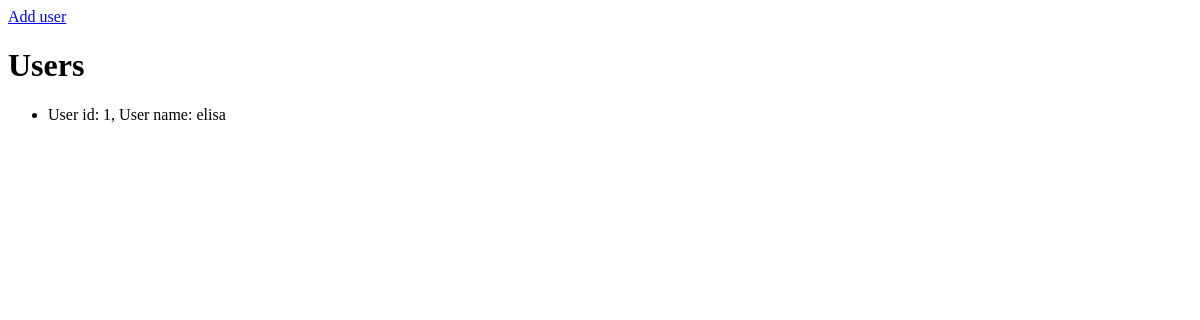
/users, run on an earlier commit of the app's database.
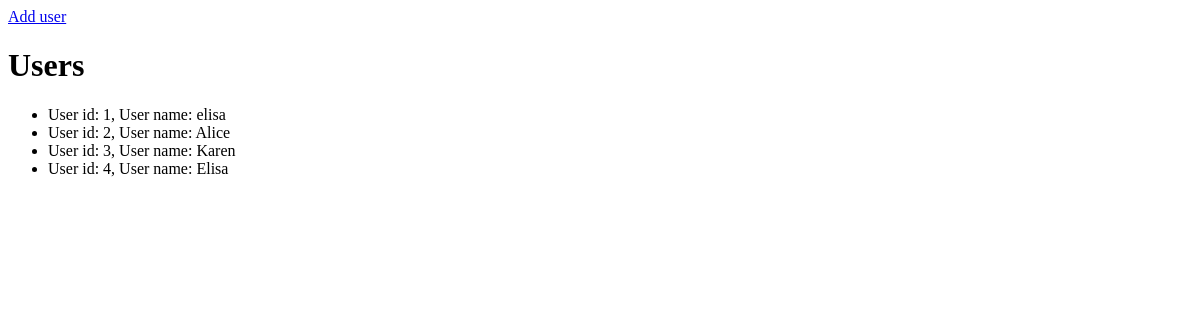
And on a later commit of the database.
### models/user.py (models this page shows, shortened)
class User(Base):
    __tablename__ = "users"
    id = Column(Integer, primary_key=True, autoincrement=True)
    name = Column(String(50), unique=True, nullable=False)

### app.py (the view)
@app.route("/users", methods=["GET"])
def list_users():
    users = data_manager.get_all_users()
    return render_template("users.html", users=users)

### datamanager/SQLite_data_manager.py (called while the page is built)
    def get_all_users(self):
        all_users = self.session.query(User).all()
        return all_users

### templates/users.html (shortened to what this page needs)
<!DOCTYPE html>
<html>
    <head>
    </head>
    <body>
        <header>
            <nav>
                <a href="/add_user"> Add user</a>
            </nav>
            <h1>Users</h1>
        </header>
        <ul>
            {% for user in users%}
            <li>User id: {{ user.id }}, User name: {{user.name}} </li>
            {% endfor %}
        </ul>
    </body>
</html>

What changed in the data, as far as the page shows it:
added User: id "2", name "Alice"
added User: id "3", name "Karen"
added User: id "4", name "Elisa"
